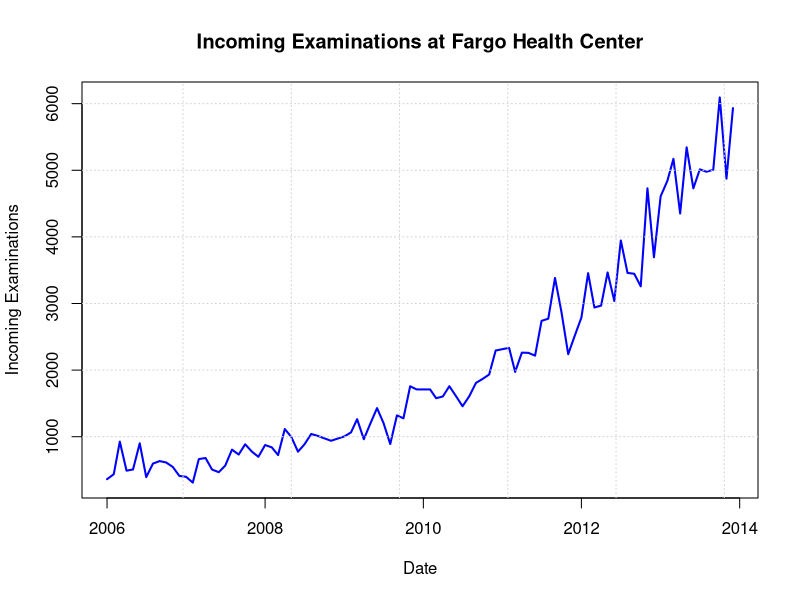
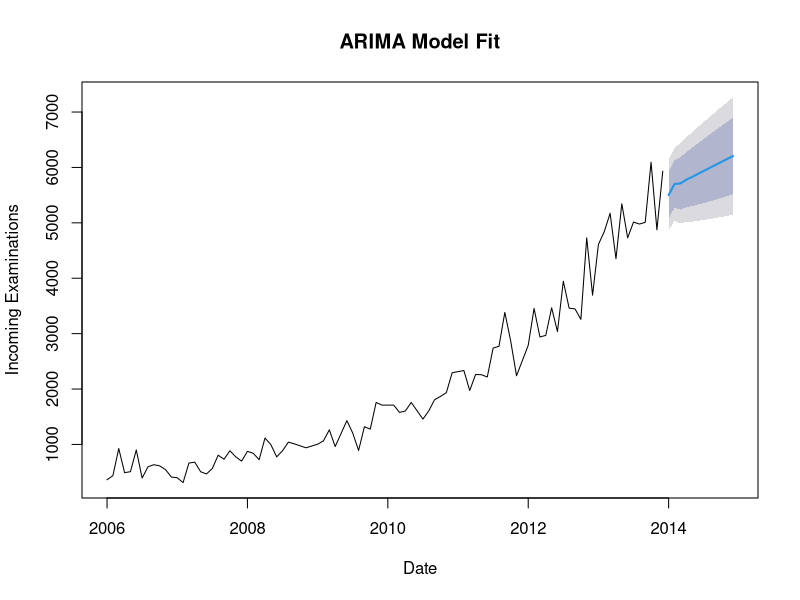
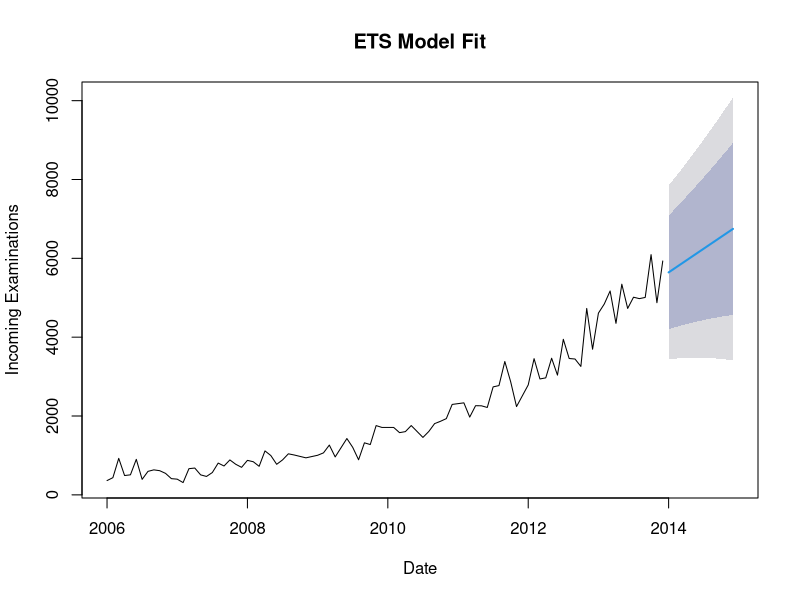
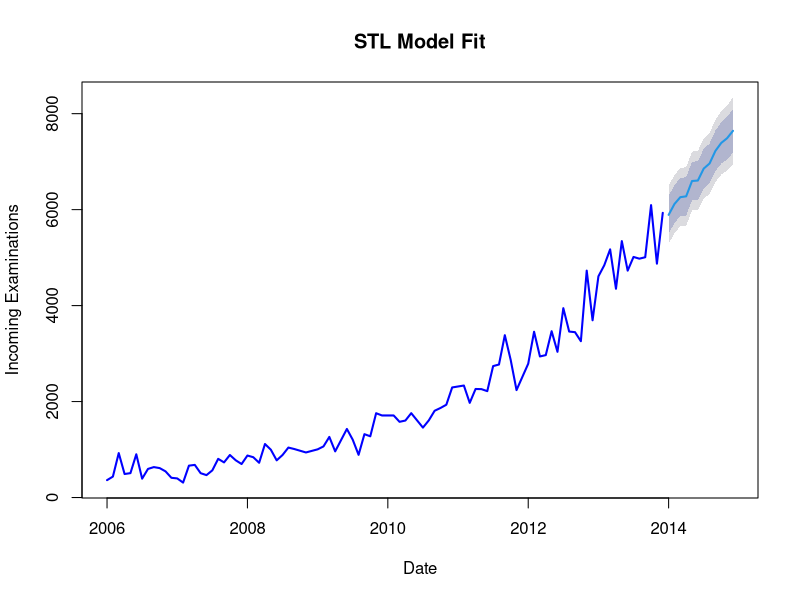

Generate these figures, in order, with R:
## ---- chunk 1
knitr::opts_chunk$set(echo = TRUE)
## ---- chunk 2
# Load necessary libraries
library(forecast)
library(tseries)
library(readr)
## ---- chunk 3
# Import the data
data <- read_csv("BAB268-XLS-ENG (Clean).csv")

# Convert the Date column to Date type
data$Date <- as.Date(data$Date, format = "%m/%d/%y")

# Display the first few rows of the data
head(data)

## ---- chunk 4
# Plot the data using base R
plot(data$Date, data$IncomingExaminations, type = "l", # line
     main = "Incoming Examinations at Fargo Health Center", 
     xlab = "Date", ylab = "Incoming Examinations", 
     col = "blue", lwd = 2)

# Add grid lines
grid()

## ---- chunk 5
# Fit ARIMA model
ts_data <- ts(data$IncomingExaminations, start = c(2006, 1), frequency = 12)
fit_arima <- auto.arima(ts_data)

# Forecast using ARIMA
forecast_arima <- forecast(fit_arima, h = 12)

# Display the forecasted values
forecast_arima
## ---- chunk 6
plot(forecast_arima, 
     main = "ARIMA Model Fit", 
     xlab = "Date", 
     ylab = "Incoming Examinations")
## ---- chunk 7
# Fit ETS model
fit_ets <- ets(ts_data)

# Forecast using ETS
forecast_ets <- forecast(fit_ets, h = 12)

# Display the forecasted values
forecast_ets
## ---- chunk 8
plot(forecast_ets, 
     main = "ETS Model Fit", 
     xlab = "Date", 
     ylab = "Incoming Examinations")
## ---- chunk 9
# Fit STL model
fit_stl <- stl(ts_data, 
               s.window = "periodic") # seasonal component estimated as periodic function.

# Forecast using STL
forecast_stl <- forecast(fit_stl, h = 12)

# Display the forecasted values
forecast_stl
## ---- chunk 10
plot(forecast_stl, 
     main = "STL Model Fit", 
     xlab = "Date", 
     ylab = "Incoming Examinations", 
     col = "blue", lwd = 2)
## ---- chunk 11
# Calculate accuracy metrics for each model
accuracy_arima <- accuracy(forecast_arima)
accuracy_ets <- accuracy(forecast_ets)
accuracy_stl <- accuracy(forecast_stl)

accuracy_arima 
accuracy_ets
accuracy_stl 
